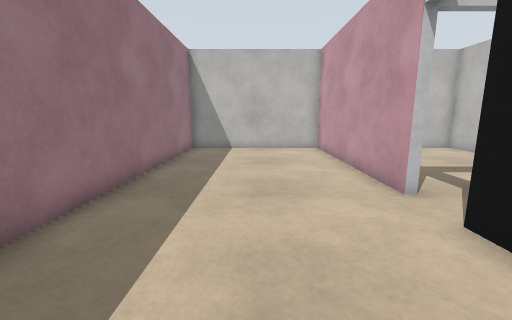
View 1 (above)

14 first-person views from a walk through a Gazebo world. The camera is 0.94 m above the floor, tilts 10° down and sees 90° across. The floor is counted in squares, 0.5 m on a side. Each view is taken from the middle of a square. On the plan, view 1 faces up. The plan holds only what a view shows up to about 15 squares ahead; the rest is blank.

View 2
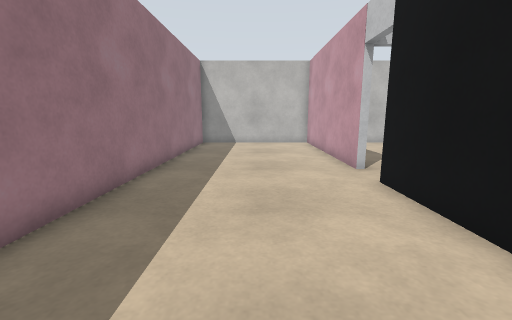

View 3
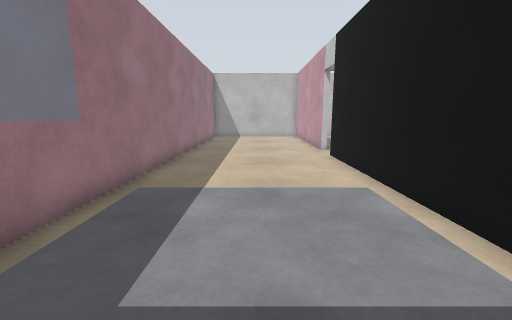

View 4
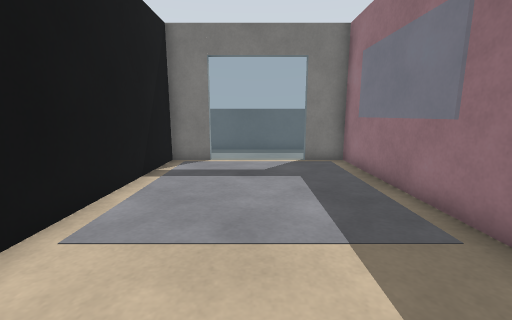

View 5
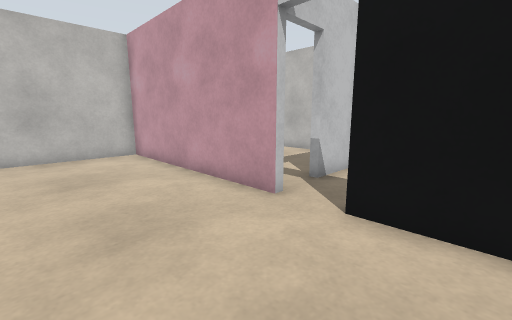

View 6
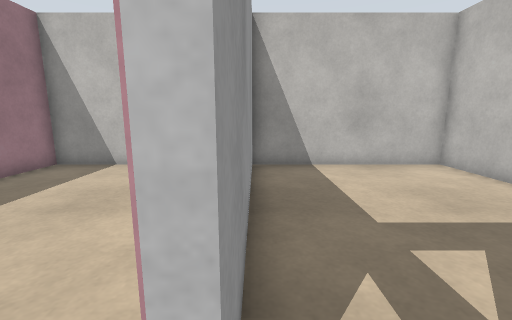

View 7
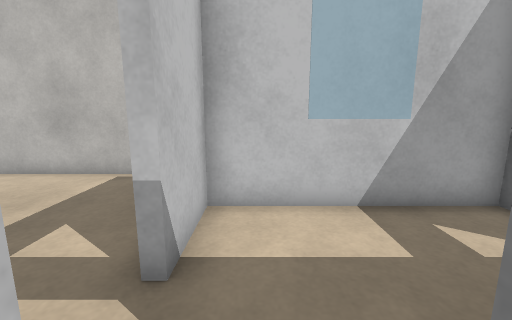

View 8
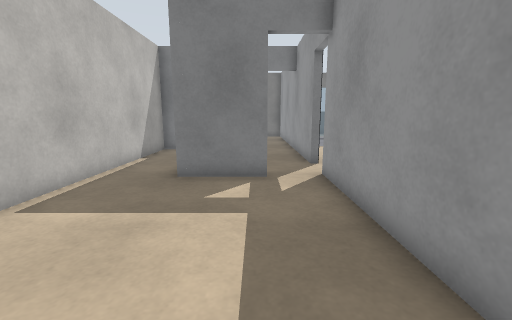

View 9
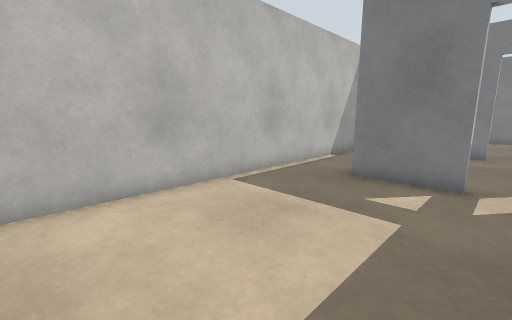

View 10
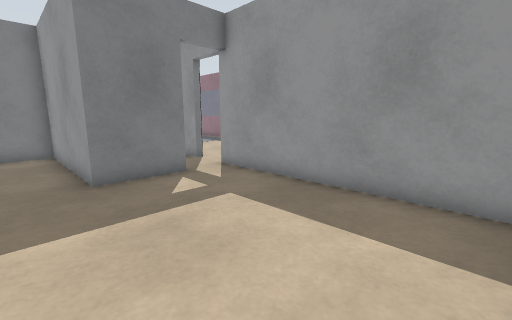

View 11
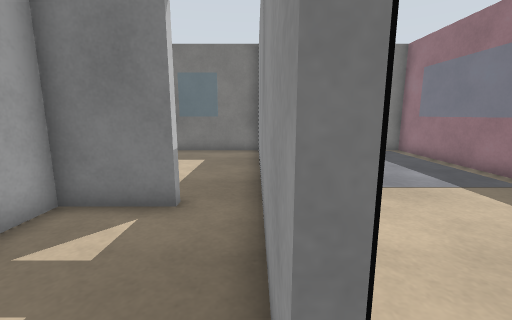

View 12
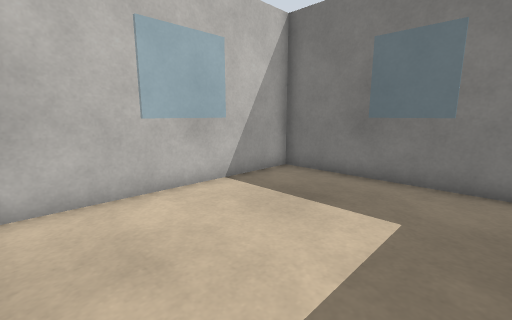

View 13
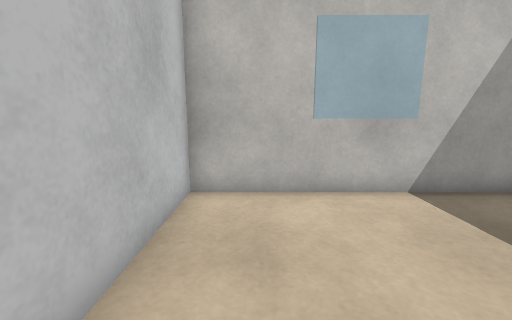

View 14
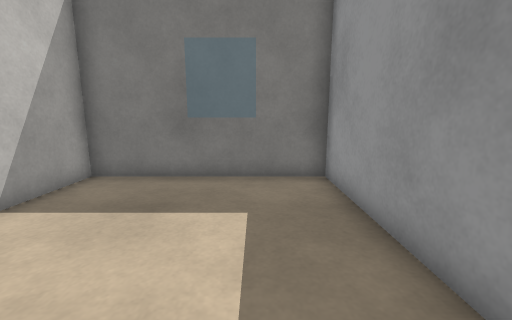

### Floor plan
Points are (right, up) in squares from view 1. A wall is a line through its corners. A room is listed if a view was taken in it or the views show most of it. See-through windows are left out.
Room 1 (views 1, 2, 3, 4, 5, 7)
walls: (3.5, 5.9) (3.5, 14.7) (-3.7, 14.7) (-3.7, -3.6); (-3.7, -6.4) (-3.7, -8.7) (-2, -8.7); (1.9, -8.7) (3.5, -8.7) (3.5, 4.1)
ways out: opening at (4, 5) to room 2
Room 2 (views 6, 11)
walls: (3.9, 4.1) (3.9, 0.4); (5.7, -0.1) (8.1, -0.1) (8.1, 5.9) (5.6, 5.9); (3.9, 5.9) (3.5, 5.9)
ways out: opening at (4, 5) to room 1; opening at (5, 6) to room 3; opening at (5, 0) to room 4
Room 3 (views 8, 9, 10)
walls: (5.6, 6.3) (8.4, 6.3) (8.4, -0.1) (11.1, -0.1) (11.1, 14.7) (3.9, 14.7) (3.9, 5.9)
ways out: opening at (5, 6) to room 2
Room 4 (views 12, 13, 14)
walls: (5.7, -0.5) (5.7, -0.1); (3.9, 0.4) (3.9, -8.7) (11.1, -8.7) (11.1, -0.4) (6.4, -0.4)
ways out: opening at (5, 0) to room 2

Positions as (right, up) in squares from view 1, and headings:
1: (0, 0), facing up
2: (0, -3), facing up
3: (0, -8), facing up
4: (0, 2), facing down
5: (-1, 2), facing up-right
6: (4, 5), facing up
7: (3, 5), facing right
8: (6, 14), facing down
9: (5, 14), facing down-right
10: (10, 14), facing down-left
11: (4, 5), facing down
12: (5, -1), facing down-right
13: (5, -2), facing right
14: (6, -1), facing down
